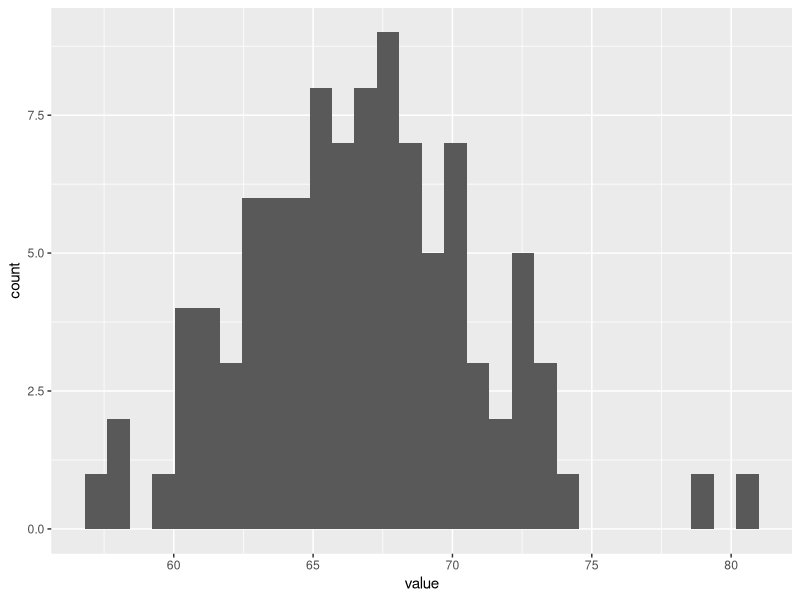
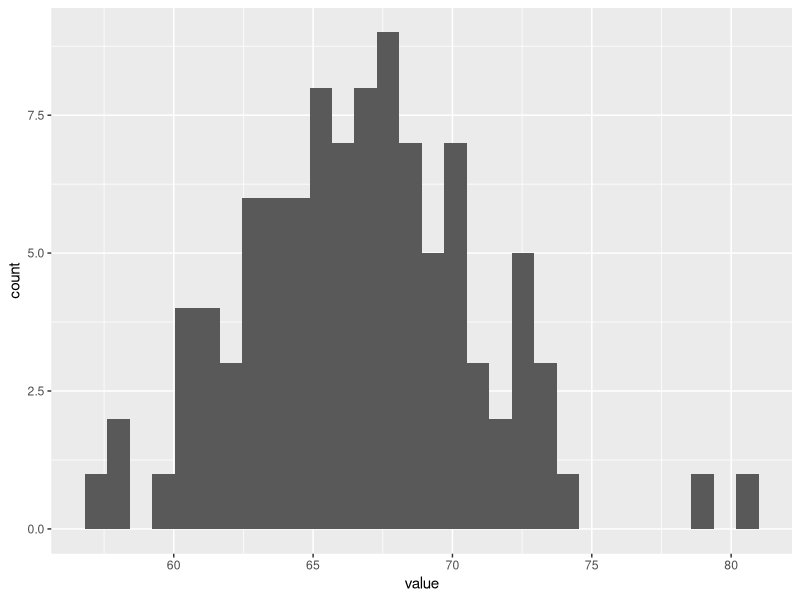

Recreate these plots in R, in order.
library(tidyverse)

#create a pretend dataframe. I will save it as a tibble and work within the tidyverse.
fakedata <- as_tibble(rnorm(100, mean = 67, sd = 4))

#take a quick peek at the first few rows.The column name is "value.“
head(fakedata)

#crate a histogram, assigning it to an object of plot
myplot<-ggplot(fakedata, aes(x = value)) + 
  geom_histogram()

#look at it
myplot

#save it to my "figs" folder
ggsave(plot = myplot,
       filename = "figs/histogram.tiff",
       width = 5, height = 5, units = "in",
       device = "tiff",
       dpi = 400)
